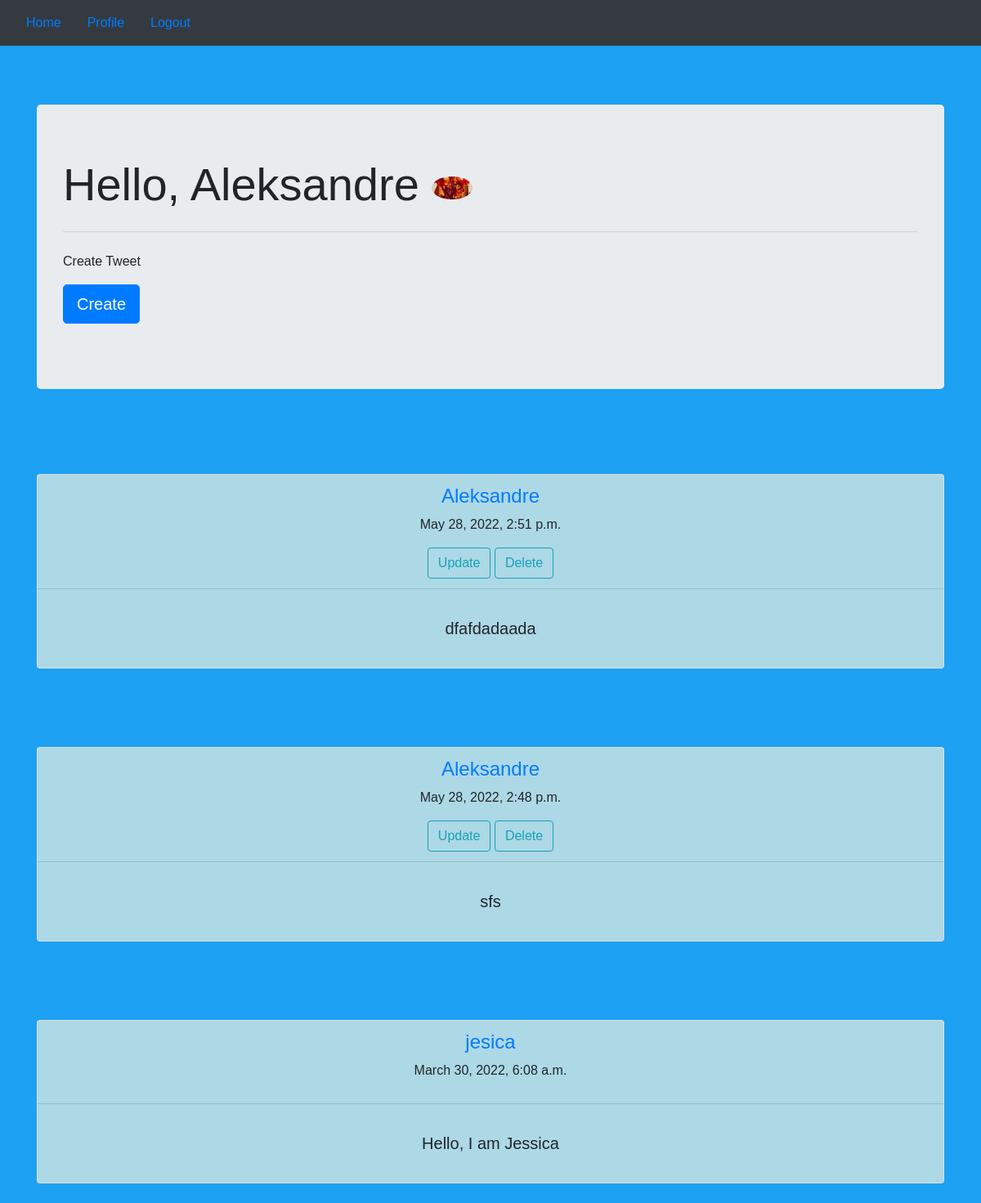
The app's page / (signed in) with its own data.
### accounts/models.py (models this page shows, shortened)
class profile(models.Model):
    user = models.OneToOneField(User,on_delete=models.CASCADE)
    image = models.ImageField(default = 'default.jpg', upload_to= 'profile_pics')
    bio = models.TextField(default = '')

### mytweet/models.py (models this page shows)
class tweet(models.Model):
    text = models.TextField(max_length=280,default = '')
    datetime = models.DateTimeField(default=timezone.now)
    uname = models.ForeignKey(User,on_delete=models.CASCADE)

### mytweet/views.py (the view)
# urls.py: path('',TweetListView.as_view(),name = 'home'),
class TweetListView(LoginRequiredMixin,ListView):
    model = tweet
    template_name = 'mytweet/home.html'
    ordering = ['-datetime']

### mytweet/templates/mytweet/home.html (shortened to what this page needs)
{% extends 'mytweet/base.html'%}
{%block content%}
<br><br>
<div class= "container">
<div class="jumbotron">
  <h1 class="display-4">Hello, {{user.username}} <img src="{{user.profile.image.url}}" width="50" style="border-radius: 100%;"></h1>
  <hr class="my-4">
  <p>Create Tweet</p>
  <p class="lead">
    <a class="btn btn-primary btn-lg" href="{% url 'Tweetcreate' %}" role="button">Create</a>
  </p>
</div>
  {%for tweet in object_list%}
    <br><br><br>
    <div class="card text-center">
        <div class="card-header">
            <a href="{% url 'profile' %}"><h4>{{tweet.uname}}</h4></a>
            <p>{{tweet.datetime}}</p>
            {% if tweet.uname == user  %}
            <div class="btn-group1">
              <a href="{% url 'Tweetupdate' tweet.id %}"><button class="btn btn-outline-info">Update</button></a>
              <a href="{% url 'Tweetdelete' tweet.id %}"><button class="btn btn-outline-info">Delete</button></a>
              </div>
              {% endif %}
        </div>
        <div class="card-body">
          <p class="card-text"><h5>{{tweet.text}}</h5></p>
        </div>
      </div>
<br>
  {% endfor %}
</div>
{%endblock content%}

### mytweet/templates/mytweet/base.html (shortened to what this page needs)
<!DOCTYPE html>
<html lang="en">
<head>
    <link rel="stylesheet" href="https://cdn.jsdelivr.net/npm/bootstrap@4.4.1/dist/css/bootstrap.min.css">
</head>
<body>
    <nav class="navbar navbar-expand-md navbar navbar-dark bg-dark">
            <a class="nav-link" href="{% url 'home' %}">Home</a>
			<a class="nav-link" href="{%url 'profile'%}">Profile</a>
			<a class="nav-link" href="{% url 'logout'%}">Logout</a>
    </nav>
	<br>
    {%block content%}{%endblock content%}
</body>
</html>

### mytweet/templates/mytweet/base.html (style rules this page uses)
Body { font-family: Calibri, Helvetica, sans-serif; background-color: #1da1f2; }
.card-header { background-color: lightblue; }
.card-body { background-color: lightblue; }
.btn-group1 { color: red; background-color: lightblue; }

### records on screen
tweet: uname "Aleksandre", datetime "May 28, 2022, 2:51 p.m.", shows "Update", text "dfafdadaada"
tweet: uname "Aleksandre", datetime "May 28, 2022, 2:48 p.m.", shows "Update", text "sfs"
tweet: uname "jesica", datetime "March 30, 2022, 6:08 a.m.", text "Hello, I am Jessica"

### other values on screen
{{ user.username }} "Aleksandre"
